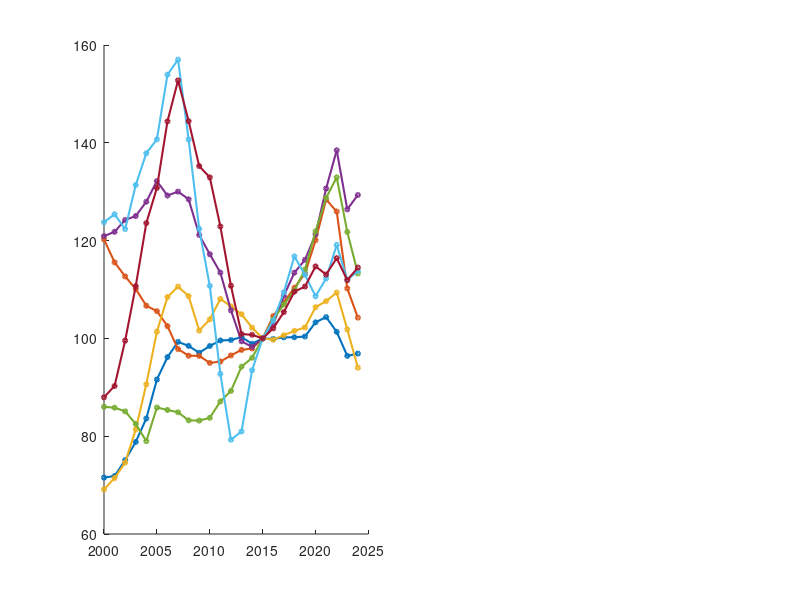

Source code (MATLAB): (Note: this script raises an error after producing the figure.)
%% House Price-to-Income Ratio Analysis
% Source: Eurostat - Standardised house price-to-income ratio (annual data)
% Dataset: tipsho60__custom_20309360 | Last updated: 09/01/2026
% Coverage: EU member states, 2000-2024

%% 1. Load Data
% -----------------------------------------------------------------
% Years (2000-2024, 25 observations)
years = 2000:2024;

% --- Sheet 1: Annual rate of change (%) ---
countries = { ...
    'Belgium','Bulgaria','Czechia','Denmark','Germany', ...
    'Estonia','Ireland','Greece','Spain','France', ...
    'Croatia','Italy','Cyprus','Latvia','Lithuania', ...
    'Luxembourg','Hungary','Malta','Netherlands','Austria', ...
    'Poland','Portugal','Romania','Slovenia','Slovakia', ...
    'Finland','Sweden'};

% Data matrix: rows = countries, cols = years 2000-2024
% NaN = data not available
rateOfChange = [ ...
    NaN,0.4,4.5,4.9,6.1,9.5,5.0,3.2,-0.8,-1.4,1.4,1.1,0.1,0.6,-1.4,1.1,-0.1,0.3,0.0,0.1,2.9,1.0,-2.9,-4.8,0.5; ...
    NaN,-10.1,-20.8,4.7,35.1,22.9,0.8,15.0,1.8,-22.9,-11.8,-13.9,-3.7,-5.6,-0.8,-1.8,1.5,0.1,-5.2,-0.6,2.5,-2.9,-4.6,-4.8,-9.2; ...
    NaN,1.8,6.2,5.1,-4.8,-2.1,0.5,13.0,4.6,-4.2,-4.3,-1.1,-2.5,-0.2,-1.4,0.9,3.1,3.7,0.9,2.1,2.0,9.1,7.1,-9.1,0.1; ...
    NaN,0.3,-1.0,-0.1,5.2,13.9,18.8,1.3,-7.8,-15.3,-1.3,-3.9,-4.0,3.4,2.9,3.6,1.2,2.7,1.6,0.3,3.4,7.6,-1.9,-7.4,0.3; ...
    NaN,-3.9,-2.5,-2.3,-3.1,-1.0,-2.9,-4.6,-1.4,0.0,-1.5,0.3,1.3,1.2,0.3,2.1,4.6,2.7,2.7,2.6,6.0,6.9,-1.9,-12.5,-5.4; ...
    NaN,NaN,NaN,NaN,NaN,NaN,24.9,3.1,-21.9,-31.9,6.5,0.3,2.9,1.1,9.0,-0.3,-0.1,-1.8,-5.7,0.6,3.8,5.7,8.7,-1.0,-1.0; ...
    NaN,1.3,-2.4,7.4,5.0,2.0,9.4,2.0,-10.4,-13.0,-9.5,-16.3,-14.5,2.1,15.5,7.0,3.7,5.5,6.7,-3.2,-3.9,3.4,6.1,-6.0,1.6; ...
    NaN,8.0,4.8,-4.0,-4.2,7.9,4.3,-0.6,-5.5,-5.0,5.5,3.9,-0.1,-4.4,-6.6,-6.4,-2.0,-1.9,1.6,-0.1,7.9,-2.4,5.3,4.9,4.7; ...
    NaN,2.6,10.3,11.2,11.7,5.8,10.4,5.8,-5.5,-6.4,-1.7,-7.6,-9.9,-8.9,-0.2,-0.7,2.1,3.2,4.0,0.9,3.7,-1.4,3.0,-3.9,2.3; ...
    NaN,3.4,4.4,9.1,11.3,11.9,7.0,2.0,-1.8,-6.5,2.2,4.0,-1.4,-1.5,-2.6,-2.1,-0.3,0.9,0.9,0.7,4.0,1.2,1.6,-6.9,-7.7; ...
    NaN,-9.0,4.1,-3.9,2.7,4.6,11.7,2.6,-1.9,-4.0,-8.2,-1.2,-0.7,-4.2,-2.8,-2.2,-4.5,0.0,-0.6,2.8,5.0,-5.0,2.9,-0.6,-1.4; ...
    NaN,0.8,7.5,2.9,2.9,4.4,2.4,2.2,1.5,1.7,1.7,-0.2,0.5,-6.5,-5.4,-5.0,-1.2,-3.3,-2.2,-1.0,3.0,-2.9,-2.5,-3.7,0.1; ...
    NaN,-3.9,4.0,3.2,0.3,0.5,5.4,6.5,-4.1,-5.7,-5.7,-1.6,0.7,-0.2,6.3,-1.4,-4.2,-0.4,-6.4,-1.0,3.4,-6.3,1.3,3.2,0.4; ...
    NaN,-7.3,29.1,7.5,-14.1,36.7,-8.0,10.5,-15.9,-26.0,-7.0,7.8,-4.4,2.2,0.4,-9.3,2.2,1.0,0.9,2.1,0.9,0.7,3.7,-2.1,-3.8; ...
    NaN,7.3,-1.4,1.0,-3.2,-4.7,25.7,12.6,-11.3,-24.9,-8.1,0.0,-3.6,-4.8,3.0,-1.4,-2.9,5.9,-1.3,-3.1,-2.2,4.4,5.8,1.2,2.3; ...
    NaN,8.0,1.0,8.6,11.0,20.3,2.1,-1.6,-0.6,-3.5,2.9,0.9,1.1,1.1,3.2,5.5,6.1,1.0,3.9,6.0,7.4,12.3,4.5,-14.0,-9.3; ...
    NaN,3.6,2.0,6.4,-3.3,-5.0,-1.0,5.2,-1.6,-5.2,-5.2,-9.2,-5.8,-5.8,-0.9,7.6,7.1,2.2,2.9,5.6,0.7,1.7,2.9,-8.9,2.0; ...
    NaN,8.3,8.9,11.4,14.4,3.8,12.8,13.2,8.8,-5.8,-4.0,-5.9,-0.6,-5.4,-0.2,-0.8,0.2,-0.6,-0.4,0.2,-0.8,-4.2,0.9,-2.2,-4.4; ...
    NaN,0.7,2.0,0.6,2.3,3.3,-2.2,0.6,-1.2,-5.7,-3.2,-3.2,-6.8,-6.0,-1.1,1.8,2.9,5.7,4.4,2.3,4.5,7.7,6.0,-8.7,2.3; ...
    NaN,-0.2,-0.9,-3.0,-4.3,8.7,-0.6,-0.6,-1.9,-0.1,0.7,4.0,2.5,5.6,1.9,4.1,3.9,2.9,2.7,3.9,6.9,5.6,3.2,-8.4,-7.0; ...
    NaN,NaN,NaN,NaN,NaN,NaN,28.7,38.8,-8.5,-10.0,-9.7,-4.5,-7.5,-5.9,-4.4,-1.5,-2.6,-1.3,0.5,1.3,0.4,4.0,-0.2,-4.4,3.0; ...
    NaN,0.5,-3.7,-1.4,-2.8,1.5,-0.6,-2.7,-2.8,-2.0,-0.2,-1.9,-3.9,-1.8,4.0,-0.8,3.5,6.1,5.3,5.2,9.3,3.2,4.3,0.7,0.0; ...
    NaN,NaN,NaN,33.7,7.6,20.7,8.2,51.5,-10.6,-26.4,-14.6,-17.2,-9.0,-1.3,-4.9,-4.3,-4.2,-8.0,-2.7,-12.9,0.5,-4.2,-6.2,-9.7,-8.3; ...
    NaN,-4.8,-6.4,1.7,2.9,8.3,11.2,13.8,-1.2,-8.8,-1.3,0.8,-4.6,-4.5,-7.2,-1.1,-1.0,3.4,2.7,1.0,-0.2,3.3,5.6,-0.6,1.6; ...
    NaN,NaN,NaN,31.5,2.8,-15.1,5.8,14.6,5.6,-14.1,-6.7,-2.5,-5.3,-0.2,-0.9,0.2,3.9,1.3,-1.3,3.6,5.2,-0.5,3.4,-8.3,-3.5; ...
    NaN,-5.5,1.6,1.5,3.0,5.2,3.1,0.5,-4.7,-1.0,2.5,-0.8,-0.4,-0.5,-1.1,-1.8,0.1,-0.6,-2.3,-3.0,0.5,0.9,-3.0,-12.5,-4.8; ...
    NaN,0.8,0.3,3.3,7.5,6.1,6.8,6.1,-3.7,0.4,4.7,-1.1,-2.1,3.3,6.7,9.8,4.1,4.1,-3.8,-0.4,3.7,4.1,-2.2,-10.2,-3.1];

% --- Sheet 2: Price-to-income index (2015 = 100) ---
ptiIndex = [ ...
    71.54,71.85,75.11,78.82,83.63,91.59,96.17,99.29,98.47,97.06,98.45,99.58,99.67,100.27,98.9,100.0,99.89,100.21,100.24,100.39,103.29,104.36,101.34,96.43,96.9; ...
    131.99,118.71,93.96,98.39,132.95,163.46,164.72,189.34,192.83,148.71,131.23,113.04,108.83,102.71,101.87,100.0,101.5,101.65,96.34,95.78,98.18,95.34,91.0,86.6,78.64; ...
    90.68,92.34,98.03,102.98,98.01,96.0,96.49,109.0,114.0,109.18,104.45,103.3,100.66,100.44,99.08,100.0,103.13,106.93,107.94,110.19,112.36,122.58,131.3,119.31,119.4; ...
    89.34,89.57,88.66,88.58,93.14,106.09,125.99,127.58,117.6,99.63,98.32,94.49,90.71,93.81,96.52,100.0,101.24,103.98,105.63,105.92,109.51,117.79,115.56,106.98,107.28; ...
    120.25,115.56,112.67,110.11,106.68,105.58,102.51,97.81,96.46,96.43,94.99,95.26,96.52,97.65,97.94,100.0,104.57,107.41,110.35,113.26,120.07,128.4,125.95,110.21,104.25; ...
    NaN,NaN,NaN,NaN,NaN,121.05,151.17,155.78,121.65,82.79,88.18,88.43,91.01,92.02,100.31,100.0,99.95,98.1,92.49,93.04,96.54,102.03,110.86,109.8,108.73; ...
    123.76,125.39,122.35,131.36,137.87,140.7,153.93,157.01,140.69,122.41,110.76,92.75,79.28,80.98,93.5,100.0,103.67,109.42,116.77,113.0,108.62,112.27,119.11,111.98,113.77; ...
    104.43,112.83,118.29,113.61,108.87,117.48,122.53,121.75,115.09,109.31,115.3,119.82,119.69,114.4,106.86,100.0,98.02,96.12,97.68,97.59,105.26,102.73,108.17,113.44,118.81; ...
    87.96,90.27,99.56,110.68,123.58,130.77,144.39,152.76,144.43,135.24,132.94,122.9,110.78,100.9,100.73,100.0,102.06,105.37,109.56,110.6,114.73,113.07,116.41,111.91,114.49; ...
    69.12,71.44,74.61,81.39,90.6,101.38,108.45,110.6,108.64,101.6,103.88,108.07,106.57,104.95,102.19,100.0,99.73,100.65,101.55,102.24,106.38,107.62,109.38,101.83,94.01; ...
    115.62,105.24,109.52,105.27,108.1,113.06,126.33,129.6,127.13,121.99,112.05,110.67,109.86,105.21,102.23,100.0,95.51,95.56,94.97,97.68,102.6,97.52,100.33,99.75,98.35; ...
    90.08,90.78,97.64,100.46,103.34,107.86,110.45,112.91,114.63,116.62,118.59,118.37,118.95,111.25,105.29,100.0,98.85,95.58,93.43,92.47,95.24,92.47,90.19,86.88,86.99; ...
    96.87,93.09,96.77,99.86,100.2,100.75,106.15,113.08,108.47,102.27,96.4,94.88,95.58,95.35,101.39,100.0,95.76,95.42,89.35,88.5,91.53,85.81,86.93,89.67,90.06; ...
    117.21,108.6,140.19,150.73,129.46,176.93,162.86,179.93,151.37,111.94,104.16,112.32,107.42,109.75,110.19,100.0,102.17,103.22,104.2,106.38,107.3,108.09,112.04,109.64,105.45; ...
    125.78,134.95,133.12,134.43,130.13,123.97,155.77,175.35,155.48,116.82,107.31,107.32,103.46,98.52,101.45,100.0,97.1,102.79,101.48,98.29,96.12,100.38,106.2,107.43,109.87; ...
    56.8,61.32,61.92,67.24,74.67,89.8,91.67,90.24,89.74,86.64,89.15,89.91,90.88,91.85,94.83,100.0,106.13,107.23,111.37,118.01,126.79,142.4,148.82,128.01,116.12; ...
    122.21,126.63,129.21,137.47,132.9,126.24,124.98,131.47,129.43,122.7,116.31,105.66,99.54,93.74,92.94,100.0,107.13,109.53,112.7,119.0,119.89,121.98,125.54,114.38,116.65; ...
    58.31,63.12,68.75,76.6,87.6,90.9,102.57,116.08,126.25,118.95,114.16,107.39,106.78,101.05,100.84,100.0,100.21,99.64,99.29,99.49,98.73,94.6,95.43,93.35,89.27; ...
    120.92,121.8,124.23,125.02,127.95,132.17,129.21,130.02,128.45,121.16,117.22,113.45,105.75,99.41,98.27,100.0,102.88,108.7,113.44,116.07,121.26,130.66,138.47,126.39,129.33; ...
    86.02,85.83,85.08,82.51,78.99,85.87,85.37,84.89,83.25,83.19,83.76,87.11,89.25,94.21,96.04,100.0,103.89,106.92,109.83,114.07,121.91,128.75,132.93,121.77,113.29; ...
    NaN,NaN,NaN,NaN,NaN,96.2,123.77,171.84,157.25,141.6,127.79,121.99,112.85,106.21,101.55,100.0,97.44,96.16,96.66,97.94,98.34,102.28,102.02,97.54,100.5; ...
    121.0,121.59,117.07,115.41,112.21,113.92,113.25,110.17,107.06,104.9,104.73,102.77,98.72,96.93,100.84,100.0,103.51,109.86,115.67,121.65,133.01,137.28,143.19,144.2,144.24; ...
    NaN,NaN,92.47,123.67,133.04,160.52,173.71,263.14,235.17,173.05,147.81,122.34,111.29,109.85,104.45,100.0,95.8,88.1,85.76,74.7,75.05,71.88,67.44,60.93,55.87; ...
    104.31,99.26,92.92,94.52,97.23,105.27,117.04,133.21,131.61,120.05,118.52,119.46,113.98,108.9,101.1,100.0,99.0,102.36,105.15,106.17,106.0,109.51,115.66,115.01,116.89; ...
    NaN,NaN,92.82,122.04,125.5,106.5,112.72,129.15,136.34,117.14,109.34,106.62,100.94,100.76,99.84,100.0,103.9,105.22,103.81,107.54,113.1,112.52,116.34,106.73,103.03; ...
    99.07,93.65,95.11,96.54,99.41,104.55,107.81,108.31,103.2,102.19,104.74,103.89,103.52,102.95,101.86,100.0,100.07,99.47,97.17,94.21,94.63,95.51,92.69,81.1,77.21; ...
    62.48,62.97,63.14,65.23,70.1,74.4,79.46,84.33,81.22,81.57,85.4,84.42,82.61,85.32,91.07,100.0,104.1,108.35,104.2,103.81,107.66,112.12,109.64,98.42,95.35];

% --- Sheet 3: PTI ratio relative to long-term average (index, 100 = LT avg) ---
ptiRelative = [ ...
    75.67,76.0,79.44,83.37,88.47,96.88,101.72,105.02,104.16,102.67,104.14,105.34,105.43,106.06,104.62,105.78,105.66,106.0,106.03,106.19,109.26,110.39,107.19,102.0,102.5; ...
    112.32,101.02,79.96,83.73,113.14,139.1,140.17,161.13,164.09,126.55,111.67,96.2,92.61,87.4,86.69,85.1,86.38,86.5,81.99,81.51,83.55,81.14,77.44,73.69,66.92; ...
    85.62,87.19,92.56,97.23,92.54,90.64,91.11,102.91,107.64,103.08,98.62,97.53,95.04,94.84,93.55,94.42,97.37,100.96,101.92,104.04,106.09,115.73,123.97,112.65,112.74; ...
    86.78,87.0,86.11,86.03,90.47,103.04,122.37,123.91,114.22,96.77,95.5,91.78,88.11,91.12,93.75,97.13,98.33,100.99,102.6,102.88,106.37,114.41,112.24,103.91,104.2; ...
    112.56,108.16,105.46,103.07,99.86,98.82,95.95,91.55,90.29,90.26,88.91,89.16,90.34,91.41,91.67,93.6,97.87,100.54,103.29,106.02,112.39,120.18,117.89,103.16,97.58; ...
    NaN,NaN,NaN,NaN,NaN,115.07,143.7,148.09,115.65,78.7,83.83,84.07,86.52,87.47,95.35,95.06,95.01,93.26,87.92,88.44,91.77,96.99,105.39,104.37,103.35; ...
    105.91,107.3,104.7,112.41,117.99,120.4,131.73,134.37,120.4,104.75,94.79,79.38,67.85,69.3,80.01,85.58,88.72,93.64,99.92,96.7,92.95,96.08,101.93,95.83,97.36; ...
    94.66,102.27,107.23,102.98,98.68,106.48,111.06,110.36,104.32,99.08,104.51,108.61,108.49,103.69,96.86,90.64,88.85,87.13,88.54,88.45,95.41,93.12,98.05,102.83,107.69; ...
    76.19,78.19,86.24,95.87,107.05,113.27,125.08,132.33,125.11,117.15,115.15,106.46,95.96,87.4,87.26,86.62,88.41,91.28,94.91,95.8,99.38,97.95,100.84,96.94,99.17; ...
    70.04,72.4,75.61,82.48,91.82,102.74,109.91,112.09,110.1,102.97,105.27,109.52,108.0,106.36,103.56,101.34,101.07,102.01,102.92,103.62,107.81,109.06,110.85,103.2,95.27; ...
    107.69,98.02,102.01,98.04,100.68,105.3,117.66,120.71,118.41,113.62,104.36,103.08,102.32,97.99,95.21,93.14,88.96,89.0,88.46,90.98,95.56,90.83,93.45,92.9,91.6; ...
    88.34,89.03,95.75,98.51,101.34,105.77,108.31,110.72,112.42,114.37,116.29,116.08,116.65,109.1,103.25,98.06,96.93,93.73,91.62,90.68,93.4,90.68,88.44,85.2,85.3; ...
    100.31,96.4,100.21,103.41,103.77,104.33,109.92,117.1,112.33,105.91,99.83,98.25,98.98,98.75,104.99,103.56,99.17,98.82,92.53,91.65,94.79,88.86,90.02,92.86,93.26; ...
    96.66,89.56,115.61,124.3,106.76,145.91,134.3,148.38,124.83,92.31,85.9,92.62,88.58,90.5,90.87,82.47,84.26,85.12,85.93,87.73,88.48,89.13,92.39,90.42,86.96; ...
    107.56,115.4,113.83,114.96,111.28,106.01,133.2,149.95,132.96,99.89,91.77,91.77,88.47,84.25,86.76,85.51,83.03,87.9,86.78,84.05,82.2,85.84,90.81,91.87,93.96; ...
    58.4,63.05,63.66,69.13,76.77,92.33,94.25,92.78,92.27,89.08,91.66,92.44,93.44,94.44,97.5,102.82,109.12,110.25,114.5,121.33,130.36,146.42,153.02,131.61,119.39; ...
    103.98,107.75,109.94,116.97,113.08,107.41,106.34,111.86,110.12,104.4,98.96,89.9,84.69,79.76,79.08,85.09,91.15,93.2,95.89,101.25,102.01,103.79,106.81,97.32,99.25; ...
    60.5,65.5,71.33,79.48,90.89,94.32,106.43,120.45,131.0,123.42,118.45,111.43,110.79,104.85,104.63,103.76,103.98,103.39,103.02,103.23,102.45,98.16,99.03,96.86,92.63; ...
    101.37,102.11,104.14,104.8,107.26,110.79,108.32,109.0,107.68,101.57,98.27,95.1,88.65,83.34,82.38,83.83,86.25,91.12,95.1,97.3,101.65,109.53,116.08,105.95,108.41; ...
    87.96,87.77,87.0,84.38,80.78,87.82,87.3,86.81,85.13,85.07,85.65,89.08,91.27,96.34,98.21,102.26,106.24,109.33,112.31,116.65,124.67,131.67,135.94,124.52,115.85; ...
    NaN,NaN,NaN,NaN,NaN,85.52,110.02,152.75,139.78,125.87,113.6,108.44,100.31,94.42,90.27,88.89,86.62,85.48,85.93,87.06,87.41,90.92,90.69,86.7,89.33; ...
    104.56,105.07,101.16,99.72,96.96,98.44,97.86,95.2,92.51,90.64,90.5,88.8,85.3,83.75,87.13,86.41,89.44,94.93,99.95,105.12,114.94,118.63,123.73,124.61,124.64; ...
    NaN,NaN,78.02,104.34,112.25,135.44,146.56,222.01,198.42,146.0,124.71,103.22,93.89,92.68,88.13,84.37,80.82,74.33,72.36,63.03,63.32,60.64,56.9,51.41,47.14; ...
    95.41,90.79,84.99,86.46,88.94,96.29,107.06,121.85,120.38,109.81,108.41,109.27,104.26,99.61,92.48,91.47,90.56,93.63,96.18,97.11,96.96,100.17,105.79,105.2,106.92; ...
    NaN,NaN,84.32,110.86,114.01,96.75,102.4,117.32,123.85,106.41,99.32,96.86,91.69,91.53,90.69,90.84,94.38,95.59,94.3,97.69,102.74,102.22,105.68,96.95,93.6; ...
    100.72,95.22,96.7,98.16,101.07,106.3,109.61,110.13,104.93,103.9,106.49,105.63,105.26,104.68,103.56,101.67,101.75,101.13,98.79,95.78,96.22,97.11,94.24,82.46,78.5; ...
    71.08,71.64,71.83,74.22,79.76,84.65,90.4,95.95,92.41,92.81,97.16,96.05,93.99,97.07,103.62,113.77,118.44,123.27,118.55,118.11,122.48,127.56,124.74,111.97,108.48];

nCountries = length(countries);
nYears     = length(years);

fprintf('Dataset loaded: %d countries, %d years (2000-2024)\n', nCountries, nYears);

%% 2. Descriptive Statistics (PTI Index, 2015=100)
% -----------------------------------------------------------------
fprintf('\n--- Descriptive Statistics: PTI Index (2015=100) ---\n');
fprintf('%-20s %8s %8s %8s %8s %8s\n', 'Country','Mean','Std','Min','Max','2024');
for i = 1:nCountries
    d = ptiIndex(i,:);
    valid = d(~isnan(d));
    last  = ptiIndex(i, end);
    fprintf('%-20s %8.1f %8.1f %8.1f %8.1f %8.1f\n', ...
        countries{i}, mean(valid), std(valid), min(valid), max(valid), last);
end

%% 3. Figure 1 – PTI Index Over Time: Western vs Eastern Europe
% -----------------------------------------------------------------
% Western: Belgium, Germany, France, Netherlands, Austria, Ireland, Spain
% Eastern: Czechia, Poland, Hungary, Romania, Bulgaria, Estonia, Slovakia
westIdx = [1, 5, 10, 19, 20, 7, 9];   % indices in countries list
eastIdx = [3, 21, 17, 23, 2, 6, 25];

figure('Name','PTI Index - West vs East','Position',[100 100 1200 500]);

subplot(1,2,1);
hold on;
cmap_w = lines(length(westIdx));
for k = 1:length(westIdx)
    i = westIdx(k);
    plot(years, ptiIndex(i,:), '-o', 'MarkerSize',3, ...
        'Color', cmap_w(k,:), 'LineWidth',1.5, 'DisplayName', countries{i});
end
yline(100, 'k--', '2015 baseline', 'LabelHorizontalAlignment','left');
xlabel('Year'); ylabel('PTI Index (2015=100)');
title('Western Europe'); legend('Location','northwest','FontSize',7);
grid on; xlim([2000 2024]);

subplot(1,2,2);
hold on;
cmap_e = lines(length(eastIdx));
for k = 1:length(eastIdx)
    i = eastIdx(k);
    plot(years, ptiIndex(i,:), '-o', 'MarkerSize',3, ...
        'Color', cmap_e(k,:), 'LineWidth',1.5, 'DisplayName', countries{i});
end
yline(100, 'k--', '2015 baseline', 'LabelHorizontalAlignment','left');
xlabel('Year'); ylabel('PTI Index (2015=100)');
title('Eastern Europe'); legend('Location','northwest','FontSize',7);
grid on; xlim([2000 2024]);

sgtitle('Price-to-Income Index by Country (2015 = 100)', 'FontSize',13,'FontWeight','bold');

%% 4. Figure 2 – Annual Rate of Change Heatmap
% -----------------------------------------------------------------
% Use only countries with data from 2001 onwards (non-NaN in col 2)
hasData = ~isnan(rateOfChange(:,2));
roc_sub = rateOfChange(hasData, 2:end);   % drop year 2000 (all NaN)
labels_sub = countries(hasData);
years_roc  = years(2:end);

figure('Name','Rate of Change Heatmap','Position',[100 100 1300 600]);
imagesc(years_roc, 1:sum(hasData), roc_sub, [-25 25]);
colormap(redblue_cm(256));
colorbar;
set(gca, 'YTick',1:sum(hasData), 'YTickLabel',labels_sub, 'FontSize',8);
xlabel('Year'); title('Annual Rate of Change in PTI Ratio (%)', 'FontSize',12,'FontWeight','bold');
xticks(years_roc); xtickangle(45);

%% 5. Figure 3 – 2024 PTI Relative to Long-Term Average: Bar Chart
% -----------------------------------------------------------------
% Sort countries by their 2024 value (most overvalued -> most undervalued)
val2024 = ptiRelative(:, end);   % column 25 = year 2024
[sorted2024, sortIdx] = sort(val2024, 'descend');
sorted_names = countries(sortIdx);

figure('Name','2024 Overvaluation','Position',[100 100 900 600]);
barh(1:nCountries, sorted2024 - 100, 'FaceColor','flat');
b = findobj(gca,'Type','Bar');
colors_bar = zeros(nCountries, 3);
for k = 1:nCountries
    if sorted2024(k) > 100
        colors_bar(k,:) = [0.85 0.2 0.2];   % red = overvalued
    else
        colors_bar(k,:) = [0.2 0.55 0.85];  % blue = undervalued
    end
end
b.CData = colors_bar;
set(gca, 'YTick',1:nCountries, 'YTickLabel',sorted_names, 'FontSize',9);
xline(0, 'k-', 'LineWidth',1.5);
xlabel('Deviation from long-term average (pp)');
title({'PTI Ratio vs. Long-Term Average in 2024', ...
       '(>0 = overvalued, <0 = undervalued)'}, 'FontSize',11,'FontWeight','bold');
grid on; grid minor;

%% 6. Figure 4 – Distribution of Annual Rate of Change
% -----------------------------------------------------------------
figure('Name','Distribution of Annual Changes','Position',[100 100 900 400]);

all_roc = rateOfChange(:);
all_roc = all_roc(~isnan(all_roc));

subplot(1,2,1);
histogram(all_roc, 30, 'FaceColor',[0.2 0.5 0.8], 'EdgeColor','w');
xline(mean(all_roc),'r-','LineWidth',2,'DisplayName',sprintf('Mean=%.1f%%',mean(all_roc)));
xline(median(all_roc),'g--','LineWidth',2,'DisplayName',sprintf('Median=%.1f%%',median(all_roc)));
xlabel('Annual Rate of Change (%)'); ylabel('Frequency');
title('Distribution of All Annual Changes'); legend; grid on;

subplot(1,2,2);
% Box plot by decade
dec1 = rateOfChange(:,2:9);    dec1 = dec1(~isnan(dec1(:)));   % 2001-2008
dec2 = rateOfChange(:,10:18);  dec2 = dec2(~isnan(dec2(:)));   % 2009-2017
dec3 = rateOfChange(:,19:25);  dec3 = dec3(~isnan(dec3(:)));   % 2018-2024
maxLen = max([length(dec1) length(dec2) length(dec3)]);
M = NaN(maxLen, 3);
M(1:length(dec1),1)=dec1; M(1:length(dec2),2)=dec2; M(1:length(dec3),3)=dec3;
boxplot(M, {'2001-2008','2009-2017','2018-2024'}, ...
    'Colors',[0.2 0.5 0.8; 0.9 0.4 0.1; 0.2 0.7 0.3]);
yline(0,'k--');
ylabel('Annual Rate of Change (%)');
title('Rate of Change by Era'); grid on;

sgtitle('Annual PTI Rate of Change Statistics', 'FontSize',12,'FontWeight','bold');

%% 7. Figure 5 – Countries with Largest PTI Gains & Losses (2000→2024)
% -----------------------------------------------------------------
% Change from first available year to 2024
ptiChange = NaN(nCountries,1);
for i = 1:nCountries
    d = ptiIndex(i,:);
    firstValid = find(~isnan(d), 1, 'first');
    if ~isempty(firstValid) && ~isnan(d(end))
        ptiChange(i) = d(end) - d(firstValid);
    end
end

[sortedChange, chIdx] = sort(ptiChange, 'descend', 'MissingPlacement','last');
valid_mask = ~isnan(sortedChange);
sortedChange = sortedChange(valid_mask);
chNames = countries(chIdx(valid_mask));
n_valid = length(sortedChange);

figure('Name','PTI Change 2000-2024','Position',[100 100 850 550]);
bar_colors = zeros(n_valid, 3);
for k = 1:n_valid
    if sortedChange(k) >= 0
        bar_colors(k,:) = [0.85 0.2 0.2];
    else
        bar_colors(k,:) = [0.2 0.55 0.85];
    end
end
b2 = bar(1:n_valid, sortedChange, 'FaceColor','flat');
b2.CData = bar_colors;
set(gca,'XTick',1:n_valid,'XTickLabel',chNames,'XTickLabelRotation',45,'FontSize',9);
yline(0,'k-','LineWidth',1.5);
ylabel('Change in PTI Index (pp)');
title({'Change in House Price-to-Income Index', 'from First Available Year to 2024'}, ...
    'FontSize',11,'FontWeight','bold');
grid on;

%% 8. Figure 6 – Cross-Country Scatter: 2024 PTI Level vs. 2024 Rate of Change
% -----------------------------------------------------------------
pti_2024   = ptiIndex(:, end);
roc_2024   = rateOfChange(:, end);
valid_both = ~isnan(pti_2024) & ~isnan(roc_2024);

figure('Name','Scatter 2024','Position',[100 100 800 550]);
scatter(pti_2024(valid_both), roc_2024(valid_both), 80, ...
    ptiRelative(valid_both,end), 'filled', 'MarkerEdgeColor','k');
colorbar; colormap(parula);
clb = colorbar; clb.Label.String = 'PTI vs. LT Average (2024)';
xlabel('PTI Index 2024 (2015=100)');
ylabel('Annual Rate of Change 2024 (%)');
title({'House Price Affordability in 2024', ...
       'Bubble colour = over/undervaluation vs. long-term avg'}, ...
       'FontSize',11,'FontWeight','bold');

% Label each country
c_idx = find(valid_both);
for k = 1:length(c_idx)
    text(pti_2024(c_idx(k))+0.5, roc_2024(c_idx(k)), ...
         countries{c_idx(k)}, 'FontSize',7, 'Interpreter','none');
end
yline(0,'k--'); xline(100,'k:'); grid on;

%% 9. Summary Statistics Table
% -----------------------------------------------------------------
fprintf('\n--- Summary: PTI Relative to Long-Term Average (2024) ---\n');
fprintf('%-22s %10s %10s\n','Country','2024 Value','Status');
fprintf('%s\n', repmat('-',1,44));
[~, rankIdx] = sort(ptiRelative(:,end),'descend');
for k = 1:nCountries
    i = rankIdx(k);
    v = ptiRelative(i,end);
    if isnan(v), continue; end
    if v > 105
        status = 'OVERVALUED';
    elseif v < 95
        status = 'UNDERVALUED';
    else
        status = 'Near average';
    end
    fprintf('%-22s %10.1f %10s\n', countries{i}, v, status);
end

%% Helper Function: Red-Blue Colormap
% -----------------------------------------------------------------
function cmap = redblue_cm(n)
% Creates a diverging red-white-blue colormap of length n.
half = floor(n/2);
r1 = [linspace(0.7,1,half)', linspace(0.1,1,half)', linspace(0.1,1,half)'];  % red->white
r2 = [linspace(1,0.1,n-half)', linspace(1,0.3,n-half)', linspace(1,0.9,n-half)'];  % white->blue
cmap = [r1; r2];
end
